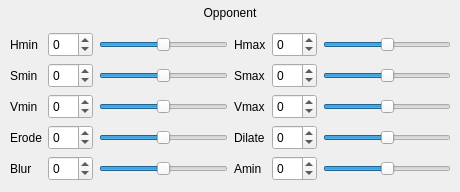
        <widget class="QWidget" name="pageVisionHSVCalibrationOpponent">
         <widget class="QWidget" name="layoutWidget_11">
          <property name="geometry">
           <rect>
            <x>10</x>
            <y>30</y>
            <width>441</width>
            <height>153</height>
           </rect>
          </property>
          <layout class="QGridLayout" name="gridLayoutVisionHSVCalibrationOpponent">
           <item row="0" column="0">
            <layout class="QGridLayout" name="gridLayoutVisionHSVCalibrationOpponent_2">
             <item row="0" column="0">
              <widget class="QLabel" name="labelVisionHSVCalibrationOpponentHmin">
               <property name="minimumSize">
                <size>
                 <width>0</width>
                 <height>25</height>
                </size>
               </property>
               <property name="maximumSize">
                <size>
                 <width>16777215</width>
                 <height>25</height>
                </size>
               </property>
               <property name="text">
                <string>Hmin</string>
               </property>
              </widget>
             </item>
             <item row="0" column="1">
              <widget class="QSpinBox" name="spinBoxVisionHSVCalibrationOpponentHmin">
               <property name="minimumSize">
                <size>
                 <width>0</width>
                 <height>25</height>
                </size>
               </property>
               <property name="maximumSize">
                <size>
                 <width>16777215</width>
                 <height>25</height>
                </size>
               </property>
               <property name="readOnly">
                <bool>false</bool>
               </property>
               <property name="minimum">
                <number>-64</number>
               </property>
               <property name="maximum">
                <number>64</number>
               </property>
               <property name="value">
                <number>0</number>
               </property>
              </widget>
             </item>
             <item row="0" column="2">
              <widget class="QSlider" name="horizontalSliderVisionHSVCalibrationOpponentHmin">
               <property name="minimumSize">
                <size>
                 <width>0</width>
                 <height>25</height>
                </size>
               </property>
               <property name="maximumSize">
                <size>
                 <width>16777215</width>
                 <height>25</height>
                </size>
               </property>
               <property name="minimum">
                <number>-64</number>
               </property>
               <property name="maximum">
                <number>64</number>
               </property>
               <property name="tracking">
                <bool>true</bool>
               </property>
               <property name="orientation">
                <enum>Qt::Horizontal</enum>
               </property>
               <property name="invertedAppearance">
                <bool>false</bool>
               </property>
              </widget>
             </item>
             <item row="1" column="0">
              <widget class="QLabel" name="labelVisionHSVCalibrationOpponentSmin">
               <property name="minimumSize">
                <size>
                 <width>0</width>
                 <height>25</height>
                </size>
               </property>
               <property name="maximumSize">
                <size>
                 <width>16777215</width>
                 <height>25</height>
                </size>
               </property>
               <property name="text">
                <string>Smin</string>
               </property>
              </widget>
             </item>
             <item row="1" column="1">
              <widget class="QSpinBox" name="spinBoxVisionHSVCalibrationOpponentSmin">
               <property name="minimumSize">
                <size>
                 <width>0</width>
                 <height>25</height>
                </size>
               </property>
               <property name="maximumSize">
                <size>
                 <width>16777215</width>
                 <height>25</height>
                </size>
               </property>
               <property name="readOnly">
                <bool>false</bool>
               </property>
               <property name="minimum">
                <number>-64</number>
               </property>
               <property name="maximum">
                <number>64</number>
               </property>
               <property name="value">
                <number>0</number>
               </property>
              </widget>
             </item>
             <item row="1" column="2">
              <widget class="QSlider" name="horizontalSliderVisionHSVCalibrationOpponentSmin">
               <property name="minimumSize">
                <size>
                 <width>0</width>
                 <height>25</height>
                </size>
               </property>
               <property name="maximumSize">
                <size>
                 <width>16777215</width>
                 <height>25</height>
                </size>
               </property>
               <property name="minimum">
                <number>-64</number>
               </property>
               <property name="maximum">
                <number>64</number>
               </property>
               <property name="tracking">
                <bool>true</bool>
               </property>
               <property name="orientation">
                <enum>Qt::Horizontal</enum>
               </property>
               <property name="invertedAppearance">
                <bool>false</bool>
               </property>
              </widget>
             </item>
             <item row="2" column="0">
              <widget class="QLabel" name="labelVisionHSVCalibrationOpponentVmin">
               <property name="minimumSize">
                <size>
                 <width>0</width>
                 <height>25</height>
                </size>
               </property>
               <property name="maximumSize">
                <size>
                 <width>16777215</width>
                 <height>25</height>
                </size>
               </property>
               <property name="text">
                <string>Vmin</string>
               </property>
              </widget>
             </item>
             <item row="2" column="1">
              <widget class="QSpinBox" name="spinBoxVisionHSVCalibrationOpponentVmin">
               <property name="minimumSize">
                <size>
                 <width>0</width>
                 <height>25</height>
                </size>
               </property>
               <property name="maximumSize">
                <size>
                 <width>16777215</width>
                 <height>25</height>
                </size>
               </property>
               <property name="readOnly">
                <bool>false</bool>
               </property>
               <property name="minimum">
                <number>-64</number>
               </property>
               <property name="maximum">
                <number>64</number>
               </property>
               <property name="value">
                <number>0</number>
               </property>
              </widget>
             </item>
             <item row="2" column="2">
              <widget class="QSlider" name="horizontalSliderVisionHSVCalibrationOpponentVmin">
               <property name="minimumSize">
                <size>
                 <width>0</width>
                 <height>25</height>
                </size>
               </property>
               <property name="maximumSize">
                <size>
                 <width>16777215</width>
                 <height>25</height>
                </size>
               </property>
               <property name="minimum">
                <number>-64</number>
               </property>
               <property name="maximum">
                <number>64</number>
               </property>
               <property name="tracking">
                <bool>true</bool>
               </property>
               <property name="orientation">
                <enum>Qt::Horizontal</enum>
               </property>
               <property name="invertedAppearance">
                <bool>false</bool>
               </property>
              </widget>
             </item>
             <item row="3" column="0">
              <widget class="QLabel" name="labelErode">
               <property name="minimumSize">
                <size>
                 <width>0</width>
                 <height>25</height>
                </size>
               </property>
               <property name="maximumSize">
                <size>
                 <width>16777215</width>
                 <height>25</height>
                </size>
               </property>
               <property name="text">
                <string>Erode</string>
               </property>
              </widget>
             </item>
             <item row="3" column="1">
              <widget class="QSpinBox" name="spinBoxVisionHSVCalibrationOpponentErode">
               <property name="minimumSize">
                <size>
                 <width>0</width>
                 <height>25</height>
                </size>
               </property>
               <property name="maximumSize">
                <size>
                 <width>16777215</width>
                 <height>25</height>
                </size>
               </property>
               <property name="readOnly">
                <bool>false</bool>
               </property>
               <property name="minimum">
                <number>-64</number>
               </property>
               <property name="maximum">
                <number>64</number>
               </property>
               <property name="value">
                <number>0</number>
               </property>
              </widget>
             </item>
             <item row="3" column="2">
              <widget class="QSlider" name="horizontalSliderVisionHSVCalibrationOpponentErode">
               <property name="minimumSize">
                <size>
                 <width>0</width>
                 <height>25</height>
                </size>
               </property>
               <property name="maximumSize">
                <size>
                 <width>16777215</width>
                 <height>25</height>
                </size>
               </property>
               <property name="minimum">
                <number>-64</number>
               </property>
               <property name="maximum">
                <number>64</number>
               </property>
               <property name="tracking">
                <bool>true</bool>
               </property>
               <property name="orientation">
                <enum>Qt::Horizontal</enum>
               </property>
               <property name="invertedAppearance">
                <bool>false</bool>
               </property>
              </widget>
             </item>
             <item row="4" column="0">
              <widget class="QLabel" name="labelVisionHSVCalibrationOpponentBlur">
               <property name="minimumSize">
                <size>
                 <width>0</width>
                 <height>25</height>
                </size>
               </property>
               <property name="maximumSize">
                <size>
                 <width>16777215</width>
                 <height>25</height>
                </size>
               </property>
               <property name="text">
                <string>Blur</string>
               </property>
              </widget>
             </item>
             <item row="4" column="1">
              <widget class="QSpinBox" name="spinBoxVisionHSVCalibrationOpponentBlur">
               <property name="minimumSize">
                <size>
                 <width>0</width>
                 <height>25</height>
                </size>
               </property>
               <property name="maximumSize">
                <size>
                 <width>16777215</width>
                 <height>25</height>
                </size>
               </property>
               <property name="readOnly">
                <bool>false</bool>
               </property>
               <property name="minimum">
                <number>-64</number>
               </property>
               <property name="maximum">
                <number>64</number>
               </property>
               <property name="value">
                <number>0</number>
               </property>
              </widget>
             </item>
             <item row="4" column="2">
              <widget class="QSlider" name="horizontalSliderVisionHSVCalibrationOpponentBlur">
               <property name="minimumSize">
                <size>
                 <width>0</width>
                 <height>25</height>
                </size>
               </property>
               <property name="maximumSize">
                <size>
                 <width>16777215</width>
                 <height>25</height>
                </size>
               </property>
               <property name="minimum">
                <number>-64</number>
               </property>
               <property name="maximum">
                <number>64</number>
               </property>
               <property name="tracking">
                <bool>true</bool>
               </property>
               <property name="orientation">
                <enum>Qt::Horizontal</enum>
               </property>
               <property name="invertedAppearance">
                <bool>false</bool>
               </property>
              </widget>
             </item>
            </layout>
           </item>
           <item row="0" column="1">
            <layout class="QGridLayout" name="gridLayoutVisionHSVCalibrationOpponent_3">
             <item row="0" column="0">
              <widget class="QLabel" name="labelVisionHSVCalibrationOpponentHmax">
               <property name="minimumSize">
                <size>
                 <width>0</width>
                 <height>25</height>
                </size>
               </property>
               <property name="maximumSize">
                <size>
                 <width>16777215</width>
                 <height>25</height>
                </size>
               </property>
               <property name="text">
                <string>Hmax</string>
               </property>
              </widget>
             </item>
             <item row="0" column="1">
              <widget class="QSpinBox" name="spinBoxVisionHSVCalibrationOpponentHmax">
               <property name="minimumSize">
                <size>
                 <width>0</width>
                 <height>25</height>
                </size>
               </property>
               <property name="maximumSize">
                <size>
                 <width>16777215</width>
                 <height>25</height>
                </size>
               </property>
               <property name="readOnly">
                <bool>false</bool>
               </property>
               <property name="minimum">
                <number>-64</number>
               </property>
               <property name="maximum">
                <number>64</number>
               </property>
               <property name="value">
                <number>0</number>
               </property>
              </widget>
             </item>
             <item row="0" column="2">
              <widget class="QSlider" name="horizontalSliderVisionHSVCalibrationOpponentHmax">
               <property name="minimumSize">
                <size>
                 <width>0</width>
                 <height>25</height>
                </size>
               </property>
               <property name="maximumSize">
                <size>
                 <width>16777215</width>
                 <height>25</height>
                </size>
               </property>
               <property name="minimum">
                <number>-64</number>
               </property>
               <property name="maximum">
                <number>64</number>
               </property>
               <property name="tracking">
                <bool>true</bool>
               </property>
               <property name="orientation">
                <enum>Qt::Horizontal</enum>
               </property>
               <property name="invertedAppearance">
                <bool>false</bool>
               </property>
              </widget>
             </item>
             <item row="1" column="0">
              <widget class="QLabel" name="labelVisionHSVCalibrationOpponentSmax">
               <property name="minimumSize">
                <size>
                 <width>0</width>
                 <height>25</height>
                </size>
               </property>
               <property name="maximumSize">
                <size>
                 <width>16777215</width>
                 <height>25</height>
                </size>
               </property>
               <property name="text">
                <string>Smax</string>
               </property>
              </widget>
             </item>
             <item row="1" column="1">
              <widget class="QSpinBox" name="spinBoxVisionHSVCalibrationOpponentSmax">
               <property name="minimumSize">
                <size>
                 <width>0</width>
                 <height>25</height>
                </size>
               </property>
               <property name="maximumSize">
                <size>
                 <width>16777215</width>
                 <height>25</height>
                </size>
               </property>
               <property name="readOnly">
                <bool>false</bool>
               </property>
               <property name="minimum">
                <number>-64</number>
               </property>
               <property name="maximum">
                <number>64</number>
               </property>
               <property name="value">
                <number>0</number>
               </property>
              </widget>
             </item>
             <item row="1" column="2">
              <widget class="QSlider" name="horizontalSliderVisionHSVCalibrationOpponentSmax">
               <property name="minimumSize">
                <size>
                 <width>0</width>
                 <height>25</height>
                </size>
               </property>
               <property name="maximumSize">
                <size>
                 <width>16777215</width>
                 <height>25</height>
                </size>
               </property>
               <property name="minimum">
                <number>-64</number>
               </property>
               <property name="maximum">
                <number>64</number>
               </property>
               <property name="tracking">
                <bool>true</bool>
               </property>
               <property name="orientation">
                <enum>Qt::Horizontal</enum>
               </property>
               <property name="invertedAppearance">
                <bool>false</bool>
               </property>
              </widget>
             </item>
             <item row="2" column="0">
              <widget class="QLabel" name="labelVisionHSVCalibrationOpponentVmax">
               <property name="minimumSize">
                <size>
                 <width>0</width>
                 <height>25</height>
                </size>
               </property>
               <property name="maximumSize">
                <size>
                 <width>16777215</width>
                 <height>25</height>
                </size>
               </property>
               <property name="text">
                <string>Vmax</string>
               </property>
              </widget>
             </item>
             <item row="2" column="1">
              <widget class="QSpinBox" name="spinBoxVisionHSVCalibrationOpponentVmax">
               <property name="minimumSize">
                <size>
                 <width>0</width>
                 <height>25</height>
                </size>
               </property>
               <property name="maximumSize">
                <size>
                 <width>16777215</width>
                 <height>25</height>
                </size>
               </property>
               <property name="readOnly">
                <bool>false</bool>
               </property>
               <property name="minimum">
                <number>-64</number>
               </property>
               <property name="maximum">
                <number>64</number>
               </property>
               <property name="value">
                <number>0</number>
               </property>
              </widget>
             </item>
             <item row="2" column="2">
              <widget class="QSlider" name="horizontalSliderVisionHSVCalibrationOpponentVmax">
               <property name="minimumSize">
                <size>
                 <width>0</width>
                 <height>25</height>
                </size>
               </property>
               <property name="maximumSize">
                <size>
                 <width>16777215</width>
                 <height>25</height>
                </size>
               </property>
               <property name="minimum">
                <number>-64</number>
               </property>
               <property name="maximum">
                <number>64</number>
               </property>
               <property name="tracking">
                <bool>true</bool>
               </property>
               <property name="orientation">
                <enum>Qt::Horizontal</enum>
               </property>
               <property name="invertedAppearance">
                <bool>false</bool>
               </property>
              </widget>
             </item>
             <item row="3" column="0">
              <widget class="QLabel" name="labelVisionHSVCalibrationOpponentDilate">
               <property name="minimumSize">
                <size>
                 <width>0</width>
                 <height>25</height>
                </size>
               </property>
               <property name="maximumSize">
                <size>
                 <width>16777215</width>
                 <height>25</height>
                </size>
               </property>
               <property name="text">
                <string>Dilate</string>
               </property>
              </widget>
             </item>
             <item row="3" column="1">
              <widget class="QSpinBox" name="spinBoxVisionHSVCalibrationOpponentDilate">
               <property name="minimumSize">
                <size>
                 <width>0</width>
                 <height>25</height>
                </size>
               </property>
               <property name="maximumSize">
                <size>
                 <width>16777215</width>
                 <height>25</height>
                </size>
               </property>
               <property name="readOnly">
                <bool>false</bool>
               </property>
               <property name="minimum">
                <number>-64</number>
               </property>
               <property name="maximum">
                <number>64</number>
               </property>
               <property name="value">
                <number>0</number>
               </property>
              </widget>
             </item>
             <item row="3" column="2">
              <widget class="QSlider" name="horizontalSliderVisionHSVCalibrationOpponentDilate">
               <property name="minimumSize">
                <size>
                 <width>0</width>
                 <height>25</height>
                </size>
               </property>
               <property name="maximumSize">
                <size>
                 <width>16777215</width>
                 <height>25</height>
                </size>
               </property>
               <property name="minimum">
                <number>-64</number>
               </property>
               <property name="maximum">
                <number>64</number>
               </property>
               <property name="tracking">
                <bool>true</bool>
               </property>
               <property name="orientation">
                <enum>Qt::Horizontal</enum>
               </property>
               <property name="invertedAppearance">
                <bool>false</bool>
               </property>
              </widget>
             </item>
             <item row="4" column="0">
              <widget class="QLabel" name="labelVisionHSVCalibrationOpponentAmin">
               <property name="minimumSize">
                <size>
                 <width>0</width>
                 <height>25</height>
                </size>
               </property>
               <property name="maximumSize">
                <size>
                 <width>16777215</width>
                 <height>25</height>
                </size>
               </property>
               <property name="text">
                <string>Amin</string>
               </property>
              </widget>
             </item>
             <item row="4" column="1">
              <widget class="QSpinBox" name="spinBoxVisionHSVCalibrationOpponentAmin">
               <property name="minimumSize">
                <size>
                 <width>0</width>
                 <height>25</height>
                </size>
               </property>
               <property name="maximumSize">
                <size>
                 <width>16777215</width>
                 <height>25</height>
                </size>
               </property>
               <property name="readOnly">
                <bool>false</bool>
               </property>
               <property name="minimum">
                <number>-64</number>
               </property>
               <property name="maximum">
                <number>64</number>
               </property>
               <property name="value">
                <number>0</number>
               </property>
              </widget>
             </item>
             <item row="4" column="2">
              <widget class="QSlider" name="horizontalSliderVisionHSVCalibrationOpponentAmin">
               <property name="minimumSize">
                <size>
                 <width>0</width>
                 <height>25</height>
                </size>
               </property>
               <property name="maximumSize">
                <size>
                 <width>16777215</width>
                 <height>25</height>
                </size>
               </property>
               <property name="minimum">
                <number>-64</number>
               </property>
               <property name="maximum">
                <number>64</number>
               </property>
               <property name="tracking">
                <bool>true</bool>
               </property>
               <property name="orientation">
                <enum>Qt::Horizontal</enum>
               </property>
               <property name="invertedAppearance">
                <bool>false</bool>
               </property>
              </widget>
             </item>
            </layout>
           </item>
          </layout>
         </widget>
         <widget class="QLabel" name="labelVisionHSVCalibrationOpponentOpponent">
          <property name="geometry">
           <rect>
            <x>190</x>
            <y>0</y>
            <width>80</width>
            <height>25</height>
           </rect>
          </property>
          <property name="minimumSize">
           <size>
            <width>80</width>
            <height>25</height>
           </size>
          </property>
          <property name="maximumSize">
           <size>
            <width>50</width>
            <height>25</height>
           </size>
          </property>
          <property name="text">
           <string>Opponent</string>
          </property>
          <property name="alignment">
           <set>Qt::AlignCenter</set>
          </property>
         </widget>
        </widget>
